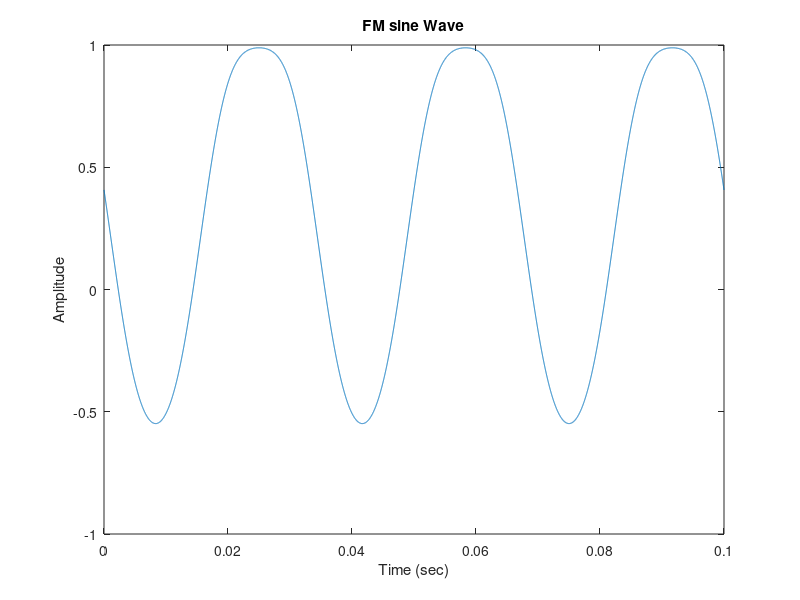
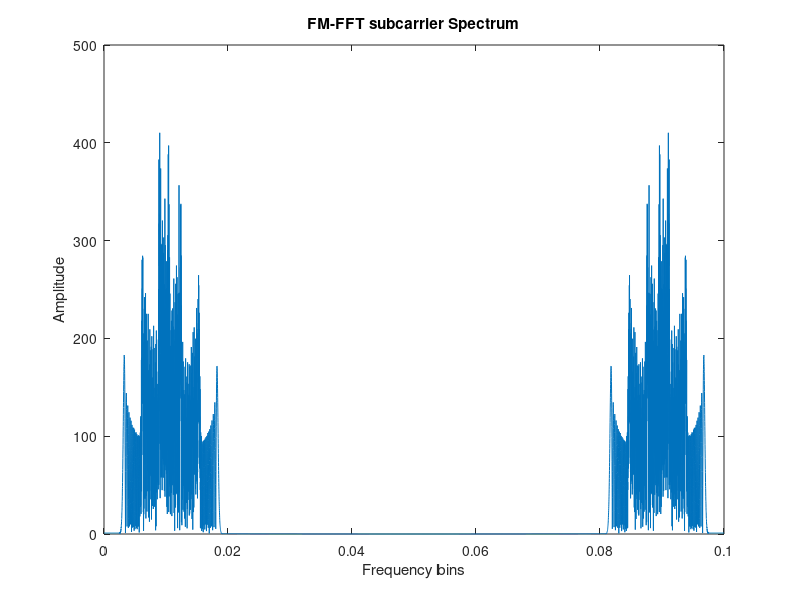
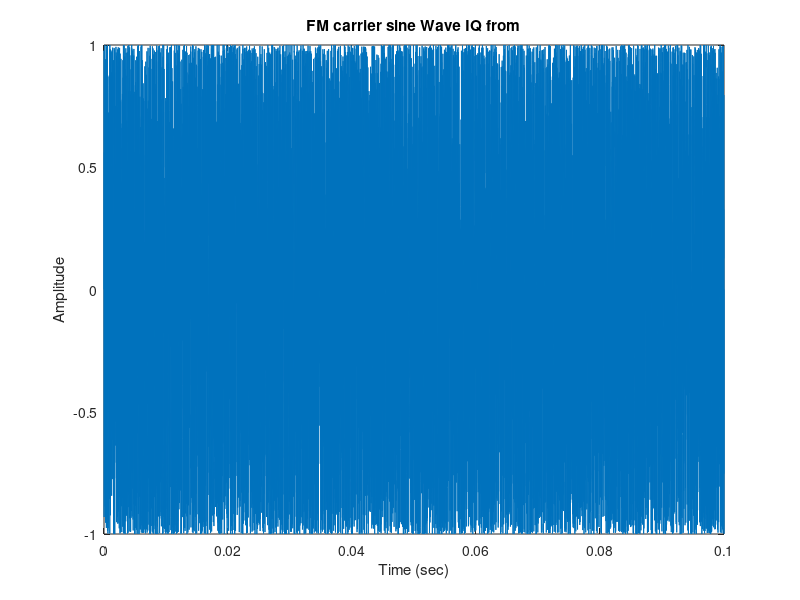
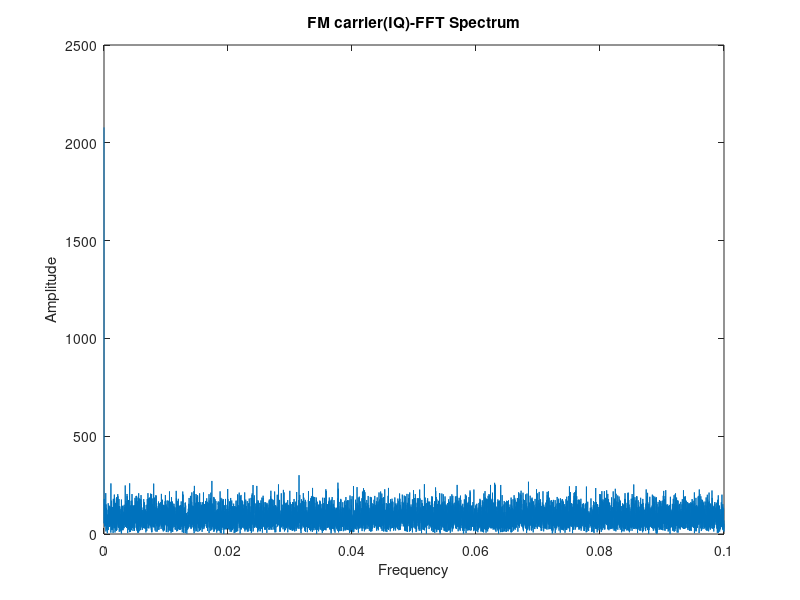

The MATLAB source for these figures, in order:
% Reference Signal
fs = 99600;
t = 0:1/fs:0.1;

x1 = sin(2*pi*30*t);

y1=cos(x1+9960);

x2 = sin(2*pi*30*t+30*pi/180);

% plot(t,x1)
figure(1)
axis([0 0.1 -1 1])

xlabel('Time (sec)')

ylabel('Amplitude')

title('Sine Periodic Wave')

% y1=modulate(x1,9960,2e5,'fm',480)
plot(t,y1)
xlabel('Time (sec)')

ylabel('Amplitude')

title('FM sine Wave')
% % % % % % % % % % % % 
% Subcarrier


fs=9960;
ys = [];
D = 480;
idata = [];
qdata = [];
IQData=[]; 
Dc = 5e3;
yc = [];
fsc = 108e7;
fc=108e6;
idatac = [];
qdatac = [];
IQDatac=[]; 
for r = 1:length(t)

    % loop

    ys(r) = cos(2*pi*(fs+D*cos(2*pi*30*t(r)))*t(r)); %subcarrier
    yc(r) = cos(2*pi*(fc+Dc*ys(r))*t(r)); %carrier
    idata(r)=sin(2*pi*ys(r));
    qdata(r)=cos(2*pi*ys(r));
    IQDatas(r)=idata(r)+j.*qdata(r);
    IQDatac(r)=sin(2*pi*yc(r))+j.*cos(2*pi*yc(r));
end

figure(2)
plot(t,abs(fft(ys)))
xlabel('Frequency bins')
ylabel('Amplitude')
title('FM-FFT subcarrier Spectrum')
figure(3)
 plot(t,IQDatas)
xlabel('Time (sec)')
ylabel('Amplitude')
title('FM subcarrier sine Wave IQ from')
figure(4)
plot(t,abs(fft(IQDatas)))
xlabel('Frequency')
ylabel('Amplitude')
title('FM subcarrier(IQ)-FFT Spectrum')
wave = [real(IQDatas);imag(IQDatas)];
% wave = wave(:)';    % transpose the waveform


% % % % % % % % % 
% Carrier
figure(5)
plot(t,abs(fft(yc)))
xlabel('Frequency')
ylabel('Amplitude')
title('FM-FFT carrier Spectrum')
figure(3)
 plot(t,IQDatac)
xlabel('Time (sec)')
ylabel('Amplitude')
title('FM carrier sine Wave IQ from')
figure(4)
plot(t,abs(fft(IQDatac)))
xlabel('Frequency')
ylabel('Amplitude')
title('FM carrier(IQ)-FFT Spectrum')
wave = [real(IQDatac);imag(IQDatac)];